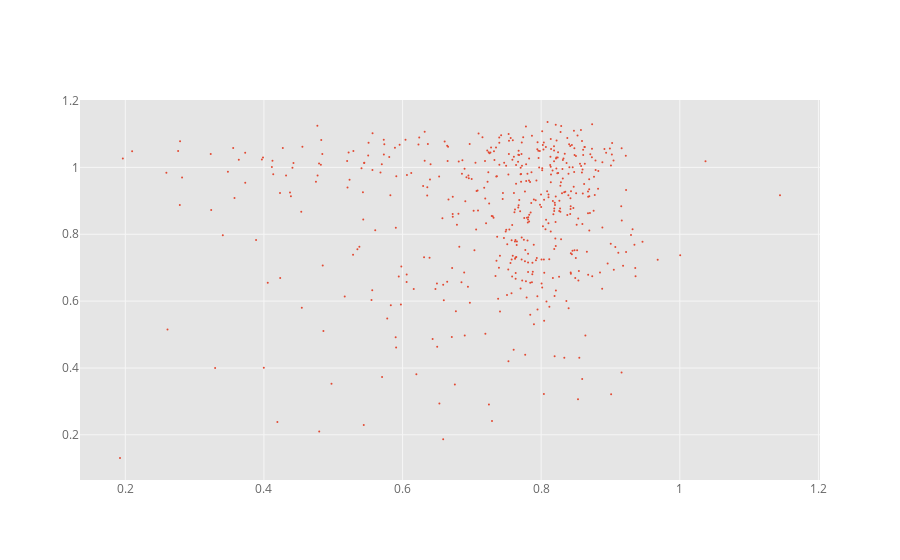

Notebook code cell kept with this figure:
### Code cell
# do not plot if we have too many data points!
if len(df) < 10000:
    df.iplot(kind='scatter', mode='markers',
            x='fitness', y='pred', size=2)

### Figure 1 — Plotly figure (JSON) as saved in the notebook; plotly's stock layout.template omitted (floating-point values rounded to 4 significant figures; data arrays with more than 128 entries replaced by an {"elided": "..."} marker saying what was removed)
{"data": [{"line": {"color": "rgba(226, 74, 51, 1.0)", "dash": "solid", "shape": "linear", "width": 1.3}, "marker": {"size": 2, "symbol": "circle"}, "mode": "markers", "name": "pred", "text": "", "type": "scatter", "x": {"elided": "504 float values"}, "y": {"elided": "504 float values"}}], "layout": {"legend": {"bgcolor": "#FFFFFF", "font": {"color": "#666666"}}, "paper_bgcolor": "#FFFFFF", "plot_bgcolor": "#E5E5E5", "title": {"font": {"color": "#151516"}}, "xaxis": {"gridcolor": "#F6F6F6", "showgrid": true, "tickfont": {"color": "#666666"}, "title": {"font": {"color": "#666666"}, "text": ""}, "zerolinecolor": "#F6F6F6"}, "yaxis": {"gridcolor": "#F6F6F6", "showgrid": true, "tickfont": {"color": "#666666"}, "title": {"font": {"color": "#666666"}, "text": ""}, "zerolinecolor": "#F6F6F6"}}}
